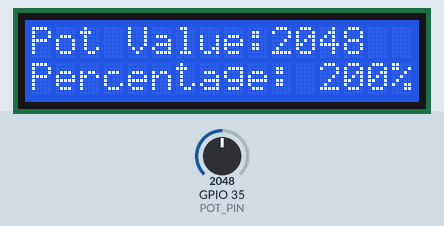
Bench run of a sketch on a simulated ESP32. Parts: 16×2 character LCD. Inputs (shaded band) come from the test bench; at power-on: GPIO 35 (POT_PIN) = 2048. What the sketch prints to the serial monitor is not drawn.

Above: at 1.2 s.
1.3 s: GPIO 35 (POT_PIN) set to 1088
At 2.8 s:
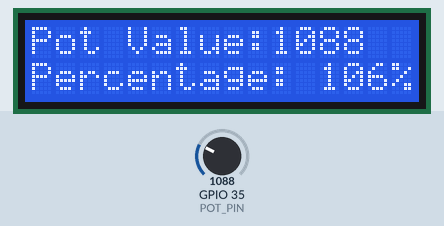
3.1 s: GPIO 35 (POT_PIN) set to 957
At 3.5 s:
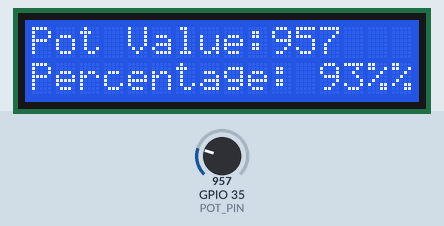
4.7 s: GPIO 35 (POT_PIN) set to 1228
At 5.2 s:
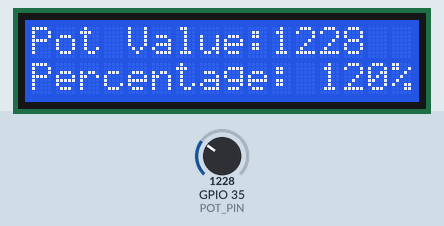
Timing chart, 0 to 7.7 s (numbered marks = the images above; inputs shaded):
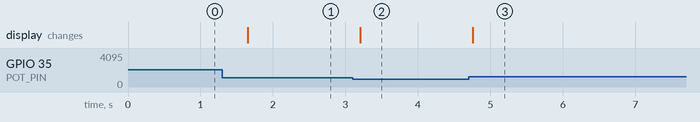

The sketch:

24_10k_pot_16x2_lcd_display.ino
```cpp
#include <Wire.h>
#include <LiquidCrystal_I2C.h>

#define POT_PIN 35

LiquidCrystal_I2C lcd(0x27, 16, 2);

void setup() {
  Serial.begin(115200);
  lcd.init();
  lcd.backlight();

  lcd.setCursor(0, 0);
  lcd.print("Pot Value:");
  lcd.setCursor(0, 1);
  lcd.print("Percentage:");
}

void loop() {
  int potValue = analogRead(POT_PIN);
  int percentage = map(potValue, 0, 1023, 0, 100);

  lcd.setCursor(10, 0);
  lcd.print("    ");
  lcd.setCursor(10, 0);
  lcd.print(potValue);

  lcd.setCursor(12, 1);
  lcd.print("   ");
  lcd.setCursor(12, 1);
  lcd.print(percentage);
  lcd.print("%");

  Serial.print("Potentiometer Value: ");
  Serial.print(potValue);
  Serial.print(" | Percentage: ");
  Serial.print(percentage);
  Serial.println("%");

  delay(500);
}
```

Measured:
- the behaviour switches between 1023 and 1022 on GPIO 35 (POT_PIN) (found by bisection; images 1 and 2)
- after the input at 1.3 s, the display: changes after 0.35 s (image 1)
- after the input at 3.1 s, the display: changes after 0.11 s (image 2)
- after the input at 4.7 s, the display: changes after 0.05 s (image 3)
